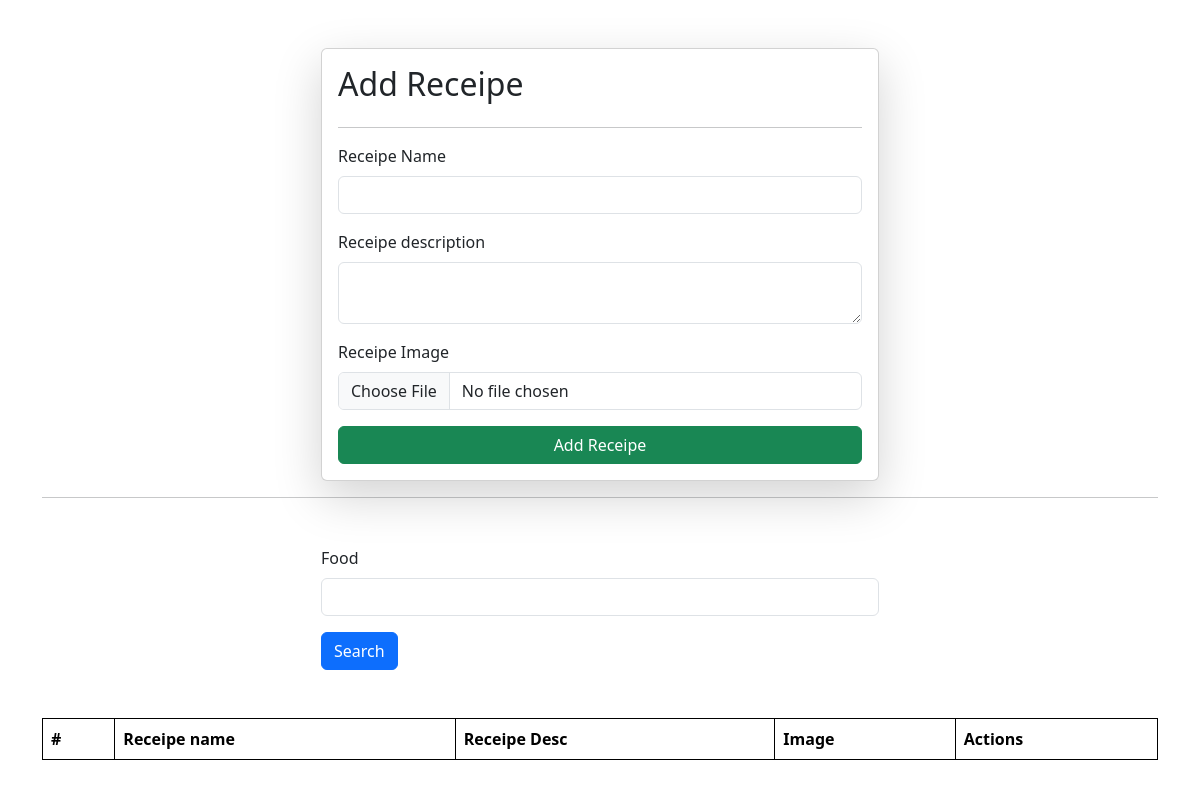
The app's page /receipes/, older data.
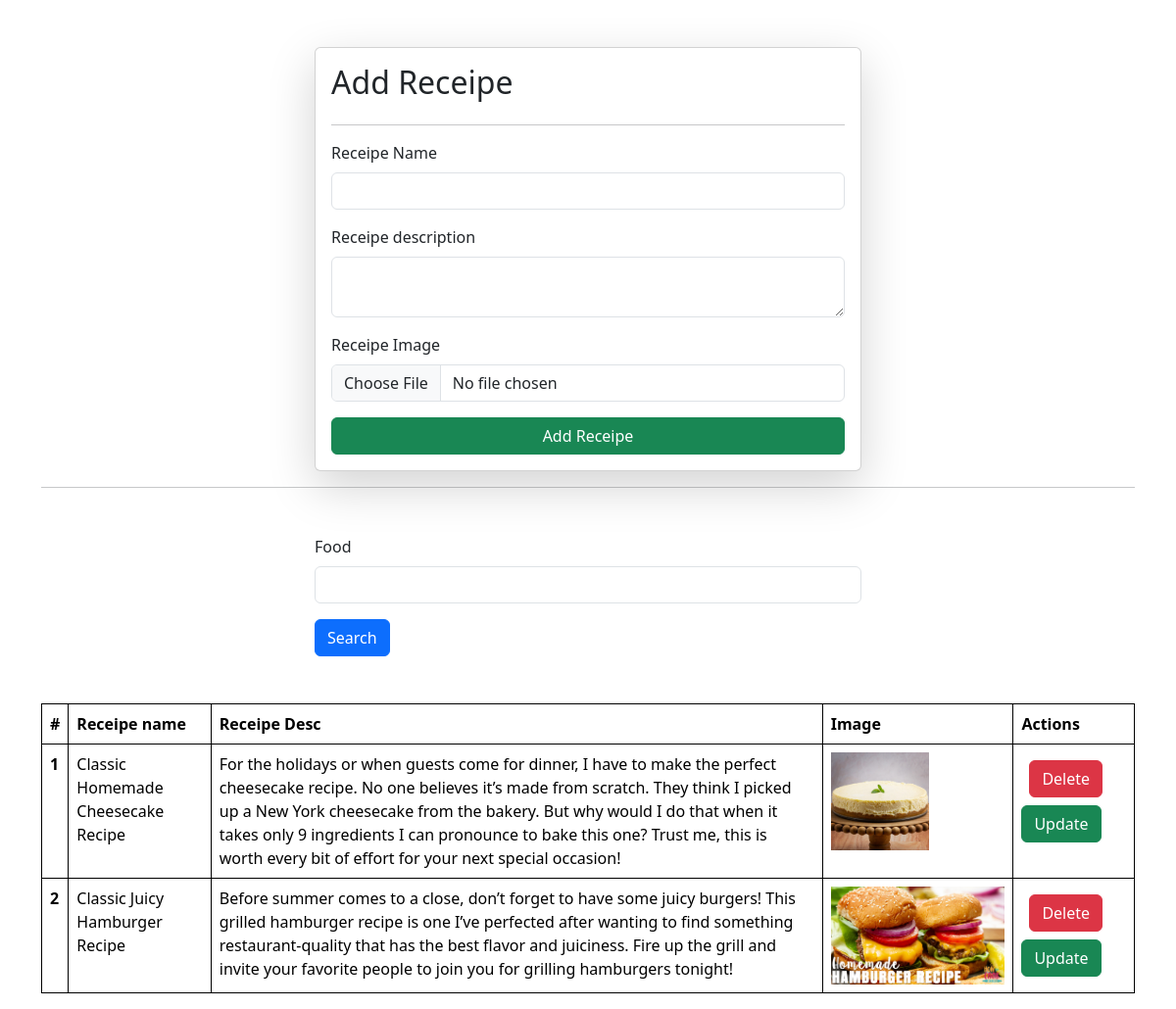
The same page, newer data.
### vege/models.py (models this page shows)
class Receipe(models.Model):
    user = models.ForeignKey(User, on_delete=models.SET_NULL , null = True , blank=True)
    receipe_name = models.CharField(max_length=100)
    receipe_description = models.TextField()
    receipe_image = models.ImageField(upload_to="receipe")

### vege/views.py (the view, shortened to what this page needs)
# urls.py: path('receipes/', receipes, name="receipes"),
def receipes(request):
    queryset = Receipe.objects.all()
    if request.GET.get('search'):
        queryset =queryset.filter(receipe_name__icontains = request.GET.get('search'))
    context = {'receipes': queryset}
    return render(request, 'vege/receipes.html', context)

### vege/templates/vege/receipes.html (shortened to what this page needs)
{% extends "home/base.html" %}
{% block start %}
<div class = "container mt-5">
     <form class="col-6 mx-auto card p-3 shadow-lg" method="post" enctype="multipart/form-data">
  <h2>Add Receipe</h2>
  <hr>
  <div class="mb-3">
    <label for="exampleInputEmail1" class="form-label">Receipe Name</label>
    <input name="receipe_name" required type="text" class="form-control">
  </div>
  <div class="mb-3">
    <label for="exampleInputPassword1"class="form-label">Receipe description</label>
    <textarea class="form-control" name="receipe_description" required></textarea>
  </div>
  <div class="mb-3">
    <label for="exampleInputPassword1" class="form-label">Receipe Image</label>
    <input name="receipe_image" type="file" class="form-control">
  </div>
  <button type="submit" class="btn btn-success">Add Receipe</button>
       </form>
       <hr>
      <div class="mt-5">
        <div class="mx-auto col-6">
          <form>
          <div class="mb-3">
            <label for="exampleInputEmail1" class="form-label"><Search >Food</label>
            <input name="search" type="text" class="form-control">
         </div>
         <button type="submit" class="btn btn-primary">Search</button>
        </form>
        </div>
      </div>
      <table class="table mt-5">
  <thead>
    <tr>
      <th scope="col">#</th>
      <th scope="col">Receipe name</th>
      <th scope="col">Receipe Desc</th>
      <th scope="col">Image</th>
      <th scope="col">Actions</th>
    </tr>
  </thead>
  <tbody>
    {% for receipe in receipes %}
    <tr>
      <th scope="row">{{forloop.counter}}</th>
      <td>{{receipe.receipe_name}}</td>
      <td>{{receipe.receipe_description}}</td>
      <td>
        <img src="/media/{{receipe.receipe_image}}" style="height : 100px"></td>
        <td>
          <a href="/delete-receipe/{{receipe.id}}/" class="btn btn-danger m-2">Delete</button>
          <a href="/update-receipe/{{receipe.id}}/" class="btn btn-success">Update</button>
          </td>
    </tr>
    {% endfor %}
  </tbody>
</table>
</div>
    {% endblock %}

Row changes from the older to the newer data that the page shows:
added Receipe: receipe_name "Classic Homemade Cheesecake Recipe", receipe_description "For the holidays or when guests come for dinner, I have to make the perfect cheesecake recipe. No one believes it’s made from scratch. They think I picked up a New York cheesecake from the bakery. But why would I do that when it takes only 9 ingredients I can pronounce to bake this one? Trust me, this is worth every bit of effort for your next special occasion!", receipe_image (picture)
added Receipe: receipe_name "Classic Juicy Hamburger Recipe", receipe_description "Before summer comes to a close, don’t forget to have some juicy burgers! This grilled hamburger recipe is one I’ve perfected after wanting to find something restaurant-quality that has the best flavor and juiciness. Fire up the grill and invite your favorite people to join you for grilling hamburgers tonight!", receipe_image (picture)
